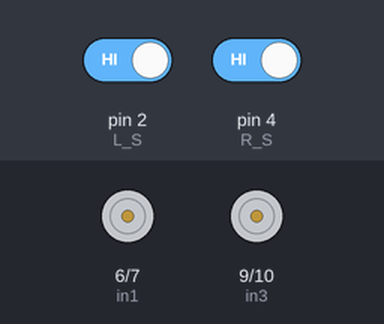
Recording of a sketch running on a simulated Arduino Uno, built with avr-gcc and run on an emulated ATmega328P. Shown: motor-driver pin pairs drawn as motors (green arrow = first pin HIGH = forward, orange = second pin HIGH = backward, longer = more drive, scaled by the enable pin). Inputs (shaded band) come from the test bench; at power-on: pin 2 (L_S) HIGH, pin 4 (R_S) HIGH.

Above: at 2.2 s.
2.3 s: pin 2 (L_S) driven LOW
At 3.5 s:
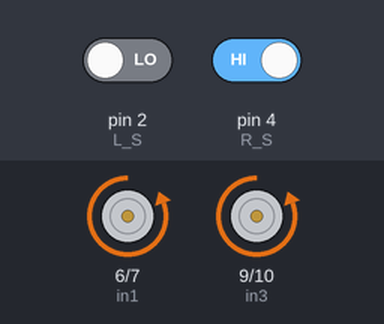
3.8 s: pin 2 (L_S) driven HIGH
At 4.8 s:
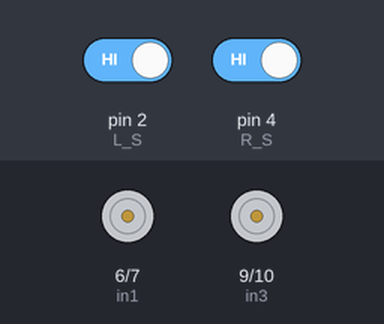
5.3 s: pin 4 (R_S) driven LOW
At 5.9 s:
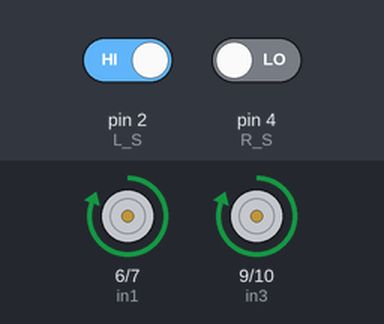
6.8 s: pin 4 (R_S) driven HIGH
At 7.1 s:
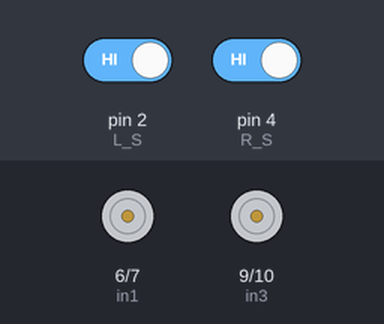
Timing chart, 0 to 9.3 s (numbered marks = the images above; inputs shaded):
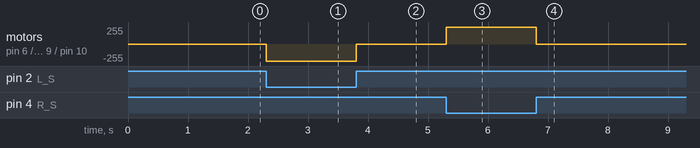

Measured:
- after the input at 2.3 s, motor on pin 6 (in1) / pin 7 (in2), motor on pin 9 (in3) / pin 10 (in4): stopped → backward 255/255 at once
- after the input at 3.8 s, motor on pin 6 (in1) / pin 7 (in2), motor on pin 9 (in3) / pin 10 (in4): backward 255/255 → stopped at once
- after the input at 5.3 s, motor on pin 6 (in1) / pin 7 (in2), motor on pin 9 (in3) / pin 10 (in4): stopped → forward 255/255 at once
- after the input at 6.8 s, motor on pin 6 (in1) / pin 7 (in2), motor on pin 9 (in3) / pin 10 (in4): forward 255/255 → stopped at once

The sketch:

sketch_nov8a.ino
```cpp
// Arduino Line Follower Robot Code


#define enA 5//Enable1 L293 Pin enA

#define in1 6 //Motor1  L293 Pin in1

#define in2 7 //Motor1  L293 Pin in1

#define in3 9 //Motor2  L293 Pin in1

#define in4 10 //Motor2  L293 Pin in1

#define enB 8 //Enable2 L293 Pin enB

#define R_S 4//ir sensor Right

#define L_S 2 //ir sensor Left

void setup(){

pinMode(R_S, INPUT);

pinMode(L_S, INPUT);

pinMode(enA, OUTPUT);

pinMode(in1, OUTPUT);

pinMode(in2, OUTPUT);

pinMode(in3, OUTPUT);

pinMode(in4, OUTPUT);

pinMode(enB, OUTPUT);

digitalWrite(enA, HIGH);

digitalWrite(enB, HIGH);

delay(1000);

}

void loop(){

if((digitalRead(R_S) == 0)&&(digitalRead(L_S) == 0)){forward();}   //if Right Sensor and Left Sensor are at White color then it will call forword function

if((digitalRead(R_S) == 1)&&(digitalRead(L_S) == 0)){turnRight();} //if Right Sensor is Black and Left Sensor is White then it will call turn Right function

if((digitalRead(R_S) == 0)&&(digitalRead(L_S) == 1)){turnLeft();}  //if Right Sensor is White and Left Sensor is Black then it will call turn Left function

if((digitalRead(R_S) == 1)&&(digitalRead(L_S) == 1)){Stop();} //if Right Sensor and Left Sensor are at Black color then it will call Stop function

}

void forward(){  //forword

digitalWrite(in1, LOW); //Right Motor forword Pin

digitalWrite(in2, HIGH);  //Right Motor backword Pin

digitalWrite(in3, LOW);  //Left Motor backword Pin

digitalWrite(in4, HIGH); //Left Motor forword Pin

}

void turnRight(){ //turnRight

digitalWrite(in1, LOW);  //Right Motor forword Pin

digitalWrite(in2, HIGH); //Right Motor backword Pin

digitalWrite(in3, LOW);  //Left Motor backword Pin

 digitalWrite(in4, HIGH); //Left Motor forword Pin

}

void turnLeft(){ //turnLeft

digitalWrite(in1, HIGH); //Right Motor forword Pin

digitalWrite(in2, LOW);  //Right Motor backword Pin

digitalWrite(in3, HIGH); //Left Motor backword Pin

digitalWrite(in4, LOW);  //Left Motor forword Pin

}

void Stop(){ //stop

digitalWrite(in1, LOW); //Right Motor forword Pin

digitalWrite(in2, LOW); //Right Motor backword Pin

digitalWrite(in3, LOW); //Left Motor backword Pin

digitalWrite(in4, LOW); //Left Motor forword Pin

}
```
